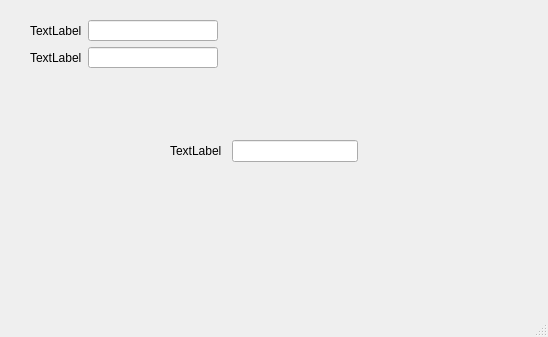
<?xml version="1.0" encoding="UTF-8"?>
<ui version="4.0">
 <class>MainWindow</class>
 <widget class="QMainWindow" name="MainWindow">
  <property name="geometry">
   <rect>
    <x>0</x>
    <y>0</y>
    <width>548</width>
    <height>337</height>
   </rect>
  </property>
  <property name="windowTitle">
   <string>MainWindow</string>
  </property>
  <widget class="QWidget" name="centralwidget">
   <widget class="QWidget" name="">
    <property name="geometry">
     <rect>
      <x>30</x>
      <y>20</y>
      <width>188</width>
      <height>48</height>
     </rect>
    </property>
    <layout class="QFormLayout" name="formLayout">
     <item row="0" column="0">
      <widget class="QLabel" name="label_2">
       <property name="text">
        <string>TextLabel</string>
       </property>
      </widget>
     </item>
     <item row="0" column="1">
      <widget class="QLineEdit" name="lineEdit"/>
     </item>
     <item row="1" column="1">
      <widget class="QLineEdit" name="lineEdit_2"/>
     </item>
     <item row="1" column="0">
      <widget class="QLabel" name="label">
       <property name="text">
        <string>TextLabel</string>
       </property>
      </widget>
     </item>
    </layout>
   </widget>
   <widget class="QWidget" name="">
    <property name="geometry">
     <rect>
      <x>170</x>
      <y>140</y>
      <width>188</width>
      <height>22</height>
     </rect>
    </property>
    <layout class="QHBoxLayout" name="horizontalLayout">
     <property name="spacing">
      <number>10</number>
     </property>
     <item>
      <widget class="QLabel" name="label_3">
       <property name="text">
        <string>TextLabel</string>
       </property>
      </widget>
     </item>
     <item>
      <widget class="QLineEdit" name="lineEdit_3"/>
     </item>
    </layout>
   </widget>
  </widget>
  <widget class="QMenuBar" name="menubar">
   <property name="geometry">
    <rect>
     <x>0</x>
     <y>0</y>
     <width>548</width>
     <height>21</height>
    </rect>
   </property>
  </widget>
  <widget class="QStatusBar" name="statusbar"/>
 </widget>
 <resources/>
 <connections/>
</ui>
